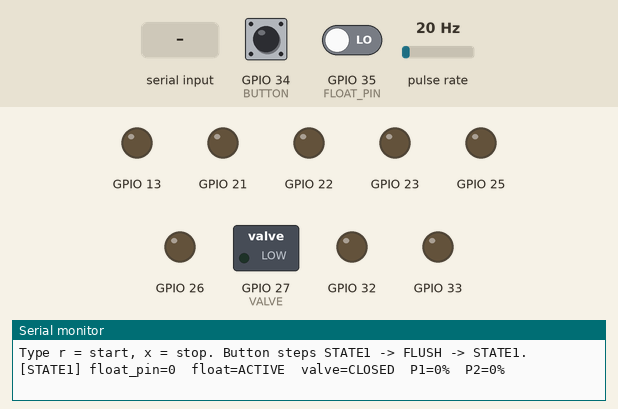
Simulated run of this sketch. Board: ESP32. Shown: switched loads named in the sketch (green lamp = pin HIGH), output pins drawn as LEDs (lit = HIGH), the last lines printed to the serial monitor. Wiring (inferred from the names in the program): pulse sensor: data GPIO 14. Inputs (shaded band) come from the test bench; at power-on: GPIO 35 (FLOAT_PIN) LOW, GPIO 34 (BUTTON) LOW, pulse rate 20 Hz.

Above: at 1.7 s.
1.8 s: GPIO 35 (FLOAT_PIN) driven HIGH
At 2.9 s:
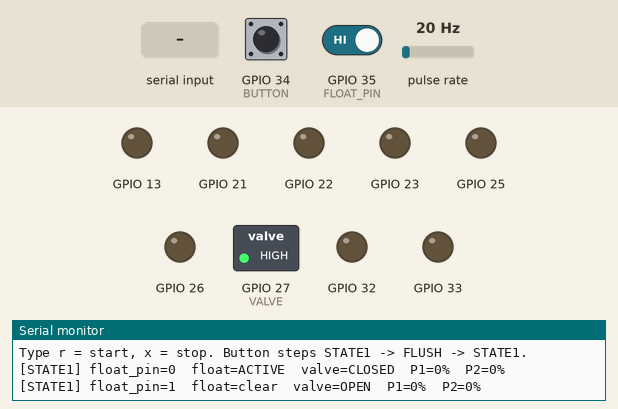
3.6 s: "r" received over Serial
At 4.3 s:
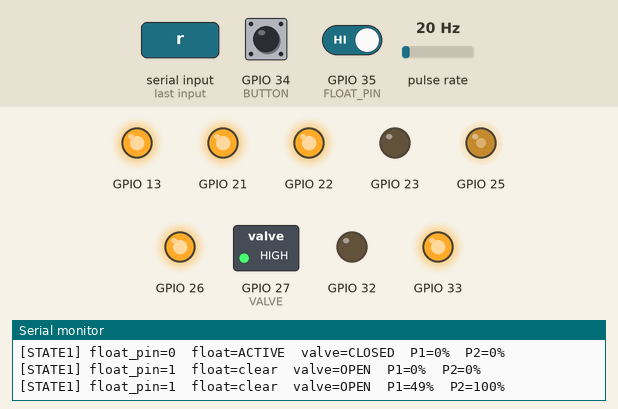
5.4 s: GPIO 34 (BUTTON) pulled HIGH for 0.15 s
At 6.9 s:
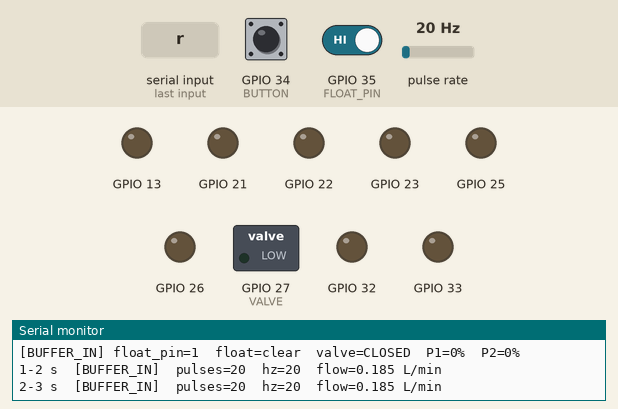
8.5 s: GPIO 35 (FLOAT_PIN) driven LOW
At 11.3 s:
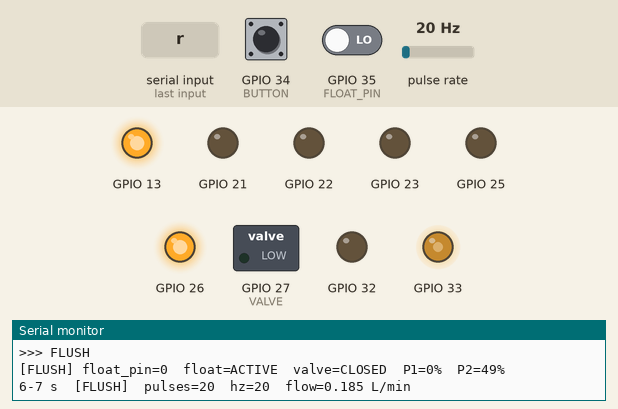
11.5 s: GPIO 34 (BUTTON) pulled HIGH for 1 s
At 12.8 s:
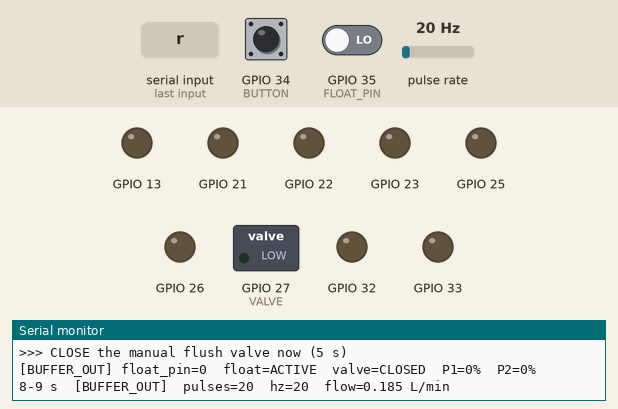
15.5 s: GPIO 35 (FLOAT_PIN) driven HIGH
At 17.7 s:
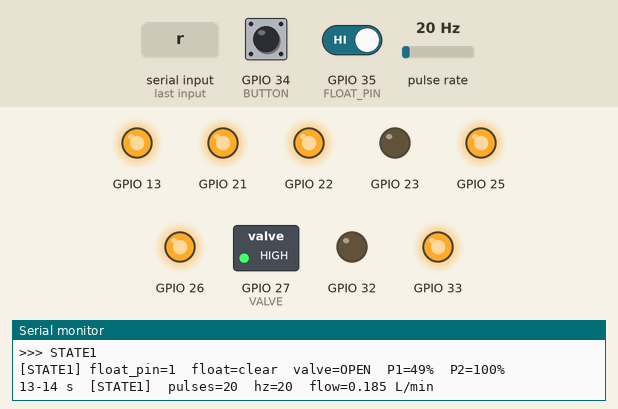
Timing chart, 0 to 19.4 s (numbered marks = the images above; inputs shaded):
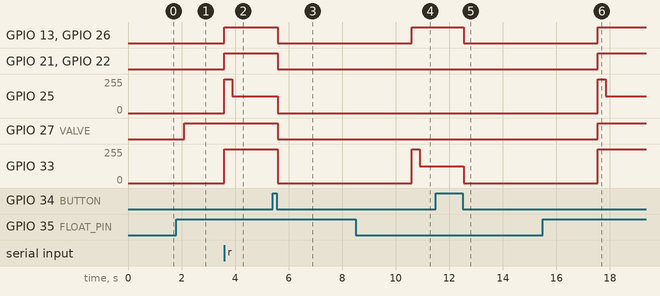

The sketch:

Final_code.ino
```cpp
#include <Arduino.h>

const uint8_t P1_REN = 22, P1_LEN = 21, P1_RPWM = 25, P1_LPWM = 23;
const uint8_t P2_REN = 26, P2_LEN = 13, P2_RPWM = 33, P2_LPWM = 32;
const uint8_t VALVE = 27, FLOAT_PIN = 35, FLOW = 14;
const uint8_t BUTTON = 34;
const int C1_P1_PWM = 127;
const int C1_P2_PWM = 255;
const int C2_P1_PWM = 255;
const int C2_P2_PWM = 127;
const uint32_t KICK_MS = 300;

const int VALVE_OPEN   = 255;
const int VALVE_CLOSED = 0;
const int FLOAT_ACTIVE = LOW;
const int BUTTON_PRESSED = LOW;
const bool FLOAT_STOPS_P2 = false;
const bool FLUSH_FLOAT_STOPS_P1 = true;
const float NOFLOW_LPM = 0.1f;

const uint32_t DEBOUNCE_MS     = 300;
const uint32_t BTN_DEBOUNCE_MS = 50;
const uint32_t BUFFER_MS       = 5000;
const uint32_t NOFLOW_S        = 7;
const float    CAL_K = 108.0f;

enum Mode { STATE1, BUFFER_IN, FLUSH, BUFFER_OUT };
const char *MODE_NAME[] = { "STATE1", "BUFFER_IN", "FLUSH", "BUFFER_OUT" };
Mode mode = STATE1;
uint32_t modeStart = 0;

bool pumpsRequested = false;
bool floatActive = false, floatRaw = false;
uint32_t floatChanged = 0;
bool btnRaw = false, btnState = false; uint32_t btnChanged = 0;
bool valveIsOpen = false;
bool p1NoFlowOff = false;
uint32_t zeroSecs = 0;

struct Pump {
  uint8_t ren, len, rpwm, lpwm;
  int cur;
  bool kicking; uint32_t kickEnd;
};
Pump pump1 = { P1_REN, P1_LEN, P1_RPWM, P1_LPWM, 0, false, 0 };
Pump pump2 = { P2_REN, P2_LEN, P2_RPWM, P2_LPWM, 0, false, 0 };

volatile uint32_t pulses = 0, lastUs = 0;
void IRAM_ATTR onPulse() {
  uint32_t now = micros();
  if (now - lastUs >= 300) { pulses++; lastUs = now; }
}
uint32_t readPulses() { noInterrupts(); uint32_t p = pulses; interrupts(); return p; }

uint32_t runStartMs = 0, runStartP = 0;
uint32_t nextTick = 0, lastP = 0, sec = 0;

void pumpTo(Pump &p, int pwm) {
  if (pwm == p.cur) return;
  if (pwm == 0) {
    analogWrite(p.rpwm, 0);
    digitalWrite(p.ren, LOW); digitalWrite(p.len, LOW);
    p.kicking = false;
  } else {
    digitalWrite(p.lpwm, LOW);
    digitalWrite(p.ren, HIGH); digitalWrite(p.len, HIGH);

    if (p.cur == 0 && pwm < 255) {
      analogWrite(p.rpwm, 255);
      p.kicking = true; p.kickEnd = millis() + KICK_MS;
    } else if (!p.kicking) {
      analogWrite(p.rpwm, pwm);
    }
  }
  p.cur = pwm;
}

void serviceKick(Pump &p, uint32_t now) {
  if (p.kicking && (int32_t)(now - p.kickEnd) >= 0) {
    p.kicking = false;
    if (p.cur > 0) analogWrite(p.rpwm, p.cur);
  }
}

void update() {
  bool openValve = false, want1 = false, want2 = false;
  int pwm1 = 0, pwm2 = 0;

  switch (mode) {
    case STATE1:
      openValve = !floatActive;
      want1 = pumpsRequested && !floatActive;
      want2 = pumpsRequested && !(FLOAT_STOPS_P2 && floatActive);
      pwm1 = C1_P1_PWM; pwm2 = C1_P2_PWM;
      break;
    case BUFFER_IN:
    case BUFFER_OUT:
      openValve = false; want1 = false; want2 = false;
      break;
    case FLUSH:
      openValve = false;
      want1 = pumpsRequested && !p1NoFlowOff && !(FLUSH_FLOAT_STOPS_P1 && floatActive);
      want2 = pumpsRequested;
      pwm1 = C2_P1_PWM; pwm2 = C2_P2_PWM;
      break;
  }

  analogWrite(VALVE, openValve ? VALVE_OPEN : VALVE_CLOSED);
  valveIsOpen = openValve;

  pumpTo(pump1, want1 ? pwm1 : 0);
  pumpTo(pump2, want2 ? pwm2 : 0);
}

void report() {
  Serial.printf("[%s] float_pin=%d  float=%s  valve=%s  P1=%d%%  P2=%d%%\n",
                MODE_NAME[mode], digitalRead(FLOAT_PIN),
                floatActive ? "ACTIVE" : "clear",
                valveIsOpen ? "OPEN" : "CLOSED",
                pump1.cur * 100 / 255, pump2.cur * 100 / 255);
}

void setMode(Mode m) {
  mode = m;
  modeStart = millis();
  if (m == FLUSH) { p1NoFlowOff = false; zeroSecs = 0; }
  Serial.printf(">>> %s\n", MODE_NAME[m]);

  if (m == BUFFER_IN)  Serial.println(">>> OPEN the manual flush valve now (5 s)");
  if (m == BUFFER_OUT) Serial.println(">>> CLOSE the manual flush valve now (5 s)");
  update();
  report();
}

void startRun() {
  runStartMs = millis();
  runStartP = lastP = readPulses();
  nextTick = runStartMs + 1000;
  sec = 0;
}

void endRun() {
  uint32_t total = readPulses() - runStartP;
  float secs   = (millis() - runStartMs) / 1000.0f;
  float avgHz  = secs > 0 ? total / secs : 0;
  float avgLpm = avgHz / CAL_K;
  float volL   = total / (CAL_K * 60.0f);

  Serial.printf("=== RUN END: duration=%.1f s  total_pulses=%lu  avg_hz=%.2f  "
                "avg_flow=%.3f L/min  total_volume=%.3f L ===\n",
                secs, (unsigned long)total, avgHz, avgLpm, volL);
}

bool buttonPressed(uint32_t now) {
  bool r = digitalRead(BUTTON) == BUTTON_PRESSED;
  if (r != btnRaw) { btnRaw = r; btnChanged = now; }
  if (r != btnState && now - btnChanged >= BTN_DEBOUNCE_MS) {
    btnState = r;
    return btnState;
  }
  return false;
}

void setup() {
  for (uint8_t p : {P1_REN, P1_LEN, P1_RPWM, P1_LPWM, P2_REN, P2_LEN, P2_RPWM, P2_LPWM}) {
    pinMode(p, OUTPUT); digitalWrite(p, LOW);
  }
  pinMode(FLOAT_PIN, INPUT);
  pinMode(BUTTON, INPUT);
  pinMode(FLOW, INPUT_PULLUP);
  attachInterrupt(digitalPinToInterrupt(FLOW), onPulse, RISING);

  Serial.begin(115200);
  delay(500);
  floatRaw = floatActive = digitalRead(FLOAT_PIN) == FLOAT_ACTIVE;
  btnRaw = btnState = digitalRead(BUTTON) == BUTTON_PRESSED;
  update();
  Serial.println("\nType r = start, x = stop. Button steps STATE1 -> FLUSH -> STATE1.");
  report();
}

void loop() {
  uint32_t now = millis();

  if (Serial.available()) {
    char c = Serial.read();
    if ((c == 'r' || c == 'R') && !pumpsRequested) {
      pumpsRequested = true; mode = STATE1; update(); report(); startRun();
    }
    if ((c == 'x' || c == 'X') && pumpsRequested) {
      pumpsRequested = false; mode = STATE1; update(); report(); endRun();
    }
  }

  if (buttonPressed(now) && pumpsRequested) {
    if (mode == STATE1)     setMode(BUFFER_IN);
    else if (mode == FLUSH) setMode(BUFFER_OUT);
  }

  if (mode == BUFFER_IN  && now - modeStart >= BUFFER_MS) setMode(FLUSH);
  if (mode == BUFFER_OUT && now - modeStart >= BUFFER_MS) setMode(STATE1);

  serviceKick(pump1, now);
  serviceKick(pump2, now);

  bool r = digitalRead(FLOAT_PIN) == FLOAT_ACTIVE;
  if (r != floatRaw) { floatRaw = r; floatChanged = now; }
  if (r != floatActive && now - floatChanged >= DEBOUNCE_MS) {
    floatActive = r;
    update();
    report();
  }

  if (pumpsRequested && (int32_t)(now - nextTick) >= 0) {
    uint32_t p = readPulses();
    uint32_t dp = p - lastP;
    lastP = p;
    nextTick += 1000;

    Serial.printf("%lu-%lu s  [%s]  pulses=%lu  hz=%lu  flow=%.3f L/min\n",
                  (unsigned long)sec, (unsigned long)(sec + 1), MODE_NAME[mode],
                  (unsigned long)dp, (unsigned long)dp, dp / CAL_K);
    sec++;

    if (mode == FLUSH && !p1NoFlowOff) {
      zeroSecs = (dp / CAL_K <= NOFLOW_LPM) ? zeroSecs + 1 : 0;
      if (zeroSecs > NOFLOW_S && !valveIsOpen) {
        p1NoFlowOff = true;
        Serial.printf("!!! flow <= %.2f L/min for more than %lu s with valve closed -> Pump-1 OFF\n",
                      NOFLOW_LPM, (unsigned long)NOFLOW_S);
        update();
        report();
      }
    }
  }
}
```

Measured:
- after the input at 1.8 s, GPIO 27 (VALVE): LOW → HIGH after 0.30 s
- after the input at 3.6 s, GPIO 13, GPIO 21, GPIO 22, GPIO 26: LOW → HIGH at once; GPIO 25: 0/255 → 255/255 at once, → 127/255 0.30 s later; GPIO 33: 0/255 → 255/255 at once
- after the input at 5.4 s, GPIO 13, GPIO 21, GPIO 22, GPIO 26, GPIO 27 (VALVE): HIGH → LOW after 0.20 s; GPIO 25: 127/255 → 0/255 after 0.20 s; GPIO 33: 255/255 → 0/255 after 0.20 s
- after the input at 8.5 s, GPIO 21, GPIO 22: stays LOW (without the input it goes to HIGH after 2.1 s); GPIO 25: stays 0/255 (without the input it goes to 255/255 after 2.1 s)
- after the input at 11.5 s, GPIO 13, GPIO 26: HIGH → LOW after 1.1 s; GPIO 33: 127/255 → 0/255 after 1.1 s
- after the input at 15.5 s, GPIO 21, GPIO 22, GPIO 27 (VALVE): LOW → HIGH after 2.1 s; GPIO 25: 0/255 → 255/255 after 2.1 s, → 127/255 0.30 s later
